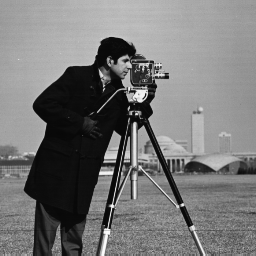
#> input picture input-data/cameraman.tif, 256 x 256 px
$ jupyter execute entropy-calculation.ipynb
#> lines starting #> are read from the running program, lines starting #| are printed output that depends on the picture
# Calculation of the entropy for sources with and without memory
## Introduction
This tutorial will get you familiar with the calculation of the entropy associated with a given source. We start by recalling some definitions and fundamental results from the [Shannon's information theory](http://people.math.harvard.edu/~ctm/home/text/others/shannon/entropy/entropy.pdf). We will then move to consider some practical examples, focusing on sources generating grey scale natural images (given that the whole training is about image and video).

## Preliminary remarks
Consider a discrete source of information $S$ which emits symbols $a_i$ from an *alphabet* $A$ and according to a Probability Mass Function (PMF) $p_S$:
$$
\large
S = \{A, p_S\},
$$

where, $A$ is the set of symbols $\{a_0, a_1,\ldots,a_N\}$ and $p_S: A \rightarrow [0, 1]$. In other words, the source $S$ emits symbols from $A$ and the $i$-th symbol $a_i$ has a probability of being emitted $p_S(a_i) = p_i$. The number of symbols emitted by a source characterises its arity: sources emitting two symbols are *binary*, three symbols *ternary*, $n$ symbols *n-ary* and so on. For each symbol $a_i\in A$, its **information content** ($I(a_i)$) is defined as:
$$
\large
I(a_i) = \log_2\left(\frac{1}{p_S(s_i)}\right),\quad[bits]
$$

This information content can be thought as the minimum amount of bits required to encode $a_i$. Note that symbols less likely to appear will require more bits and viceversa. From the information content, the entropy of source $S$ is defined as the *expected* information content:
$$
\large
H(S) = E[I(a_i)] = \sum_{i=0}^N -p_S(a_i)\cdot\log_2(p_S(a_i))\quad[bits/symbol]
$$

The entropy measures the *average* number of bits needed to code the symbols emitted by $S$. The Shannon's noiseless source coding theorem, tells you that such an *average* number of bits is also the *lowest* possibly achievable by any coding scheme one can come up with. Another consideration that follows from the definition of entropy is the fact that source whose PMF is uniform will lead to an entropy equal to $\log_2(|A|)$, where $|\cdot|$ denotes the set's cardinality.

The source $S$ considered so far is said to be memoryless since each symbol is emitted irrespective to the symbols emitted earlier. Conversely, sources emitting symbols based on their previous output are said to be *with memory*. Images can be considered as instances emitted by a source with memory. In fact, the intensity value of adjacent pixels is likely to be correlated and indeed simple models (e.g. first order Auto-Regressive (AR(1)) stochastic processes) are often used to study the performance limit of some coding tools such as frequency transforms (e.g. by computing the transform gain). If a source has memory, then the amount of information needed to transmit a given symbol can be reduced based on the symbols already transmitted. Recalling again the example of images, knowing the value of pixels located at even positions (in raster scan order) can help to infer the value of the adjacent pixels located at the odd positions: this is the fundamental principle behind *predictive coding*. For sources with memory, one can compute the entropy associated with the transmission of symbols in light of what has been done in the past. To accomplish this task we will use the concept of *conditional entropy*. Consider two sources of information $X$ and $Y$ with conditional probability mass function $p_{Y|X}$, the conditional entropy $H(Y|X)$ can be computed as:
$$
\large
H(Y|X) = -\sum_{i,j}p(x_i,y_j)\cdot log_2(p_{Y|X}(y_i|x_j))\quad[bits/symbol],
$$
where $p(x_i, y_i)$ denotes the *joint* probability. We now have all ingredients ready to write some toy examples and put *the theory in practice*.

## Example 1: Calculation of the entropy of a memoryless source
As mentioned at the beginning of this tutorial, we will consider a particular source of information that generates grey scale natural images whereas each pixel is represented with 8 bits per pixel \[bpp\]. In particular, we will compute the entropy of such a source assuming that among the many images generated, the well-known [*cameraman.tif*](https://homepages.cae.wisc.edu/~ece533/images/cameraman.tif) sample is one example. This will allow us to estimate the source's PMF which is the key ingredient to compute the Shannon's entropy. We start by loading the required Python packages (i.e. `cv2` and `numpy`) and then read the image in memory.

[cell 1]
import cv2
import numpy as np
image = cv2.imread('../input-data/cameraman.tif', cv2.IMREAD_UNCHANGED)
#> image is the input picture: shape (256, 256); min 7, max 253, mean 118.7

We can visualise the image by using the function `imshow` from the the `matplotlib` package.

[cell 2]
import matplotlib.pyplot as plt
plt.figure(figsize=(7, 7))
plt.imshow(image, cmap='gray')
plt.axis('off')
plt.title(f"Cameraman grey scale image with size {image.shape[0]}x{image.shape[1]}");

As mentioned above, we'll now estimate the source's PMF by computing the normalised frequency of each one of the 256 grey levels from the image's pixels. To do so we will use the `histogram` function from `numpy` which returns the normalised frequency of each one of the 256 gray levels over all images pixels. More information about this function is available [here](https://docs.scipy.org/doc/numpy/reference/generated/numpy.histogram.html)

[cell 3]
p, bins = np.histogram(image, 256, [0, 255], density=True)
#> p = 256 values, max 0.0258 at index 14, min 0 at index 0, mean 0.00392; bins = 257 values from 0 to 255
plt.bar(range(len(p)), p)
plt.xlabel('Gray level value', fontsize=16)
plt.ylabel('Normalised frequency', fontsize=16)
plt.grid()
plt.title('Normalised histogram for the cameraman.tif image', fontsize=16);
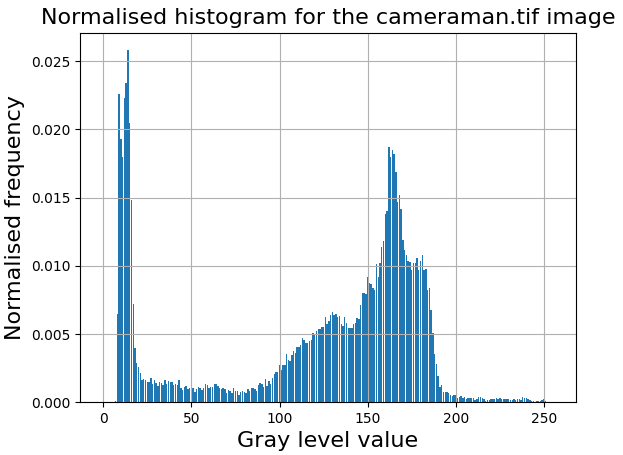
#> figure drawn by matplotlib, 1 panel; tallest bar 0.0258 high, from x = 13.6 to 14.4

We note from the code cell above that the function `histogram` from `numpy` has the parameter `density` set to true. This will tell the function to return the normalised histogram. If not set, it will return the absolute histogram instead. We also note from the graph obtained above that the histogram is *bi-modal*, i.e. it has two peaks: these are associated with the man's black coat and the grey background. This result should also immediately suggest that the Shannon's entropy won't equate to 8 bits per pixels as the image pixels are currently represented. In other words, we can surely find a code which will require less than 8 bpp to represent this image. The question is now how many bits do we then need? The answer will be given by the computation of the entropy.

[cell 4]
index_valid = np.where(p != 0)
H = -np.sum(np.multiply(p[index_valid], np.log2(p[index_valid])))
#> H = 7.03
print(f"Estimated entropy for souce generating gray scale images: {H:.2f} bits per pixel [bpp]")
#| Estimated entropy for souce generating gray scale images: 7.03 bits per pixel [bpp]

We first note that the value of the entropy confirms our observation above, i.e. that more bits can be squeezed to represent the image pixels given the bi-modal nature of the PMF estimated. Please also note the emphasis on the word *estimated*: we are estimating the PMF of our source from one instance (i.e. the *cameraman.tif* image), which we've assumed to be a fairly accurate representative of the data generated. In practice, a more accurate estimate of the PMF would be obtained, had more images been available.

In terms of the code used to compute the entropy, it is worth noting the use of `where` from `numpy` which returns an array with elements from $p$ where the boolean condition is `true`. Such check is required to purge from $p$ all those gray levels associated with zero frequency, since for them the logarithm operation is undefined.

## Example 2: Calculation of the entropy for a source with memory
We now want to go a step further and ask ourselves whether we can reduce more the number of bits required to represent image pixels by considering some sort of data correlation. We remember that if two sources $X$ and $Y$ are correlated, we can reduce the number of bits required to transmit (say) $Y$ by knowing $X$. More precisely, we can transmit the residual information associated with $Y$ which cannot be inferred from $X$. In this example, we'll consider again our initial source which generates grey scale images such as the *cameraman.tif*. To look for data correlation, let's derive from the original source two additional ones as follows:
 * Source $X$ is the source generating all values of pixels located at even indexes in a raster scan order.
 * Source $Y$ is the source generating all values of pixels located at odd indexes in a raster scan order.

Our original information source is generating grey scale *natural* images so one would expect that the value of pixels lying on even indexes is quite correlated with that of its adjacent odd indexes counterpart. To provide more evidence to such statement, we can plot a scatter diagram of a limited set of values for $X$ and $Y$ extracted from *cameraman.tif*.

[cell 5]
image = image.flatten()
X = image[:image.size-1:2]
Y = image[1:image.size:2]
plt.plot(X[0:1000], Y[0:1000], 'o')
plt.xlabel('Pixel values for source X', fontsize=16)
plt.ylabel('Pixel values for source Y', fontsize=16)
plt.grid()
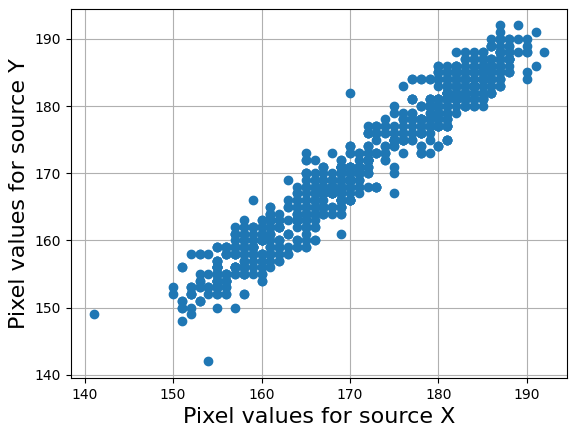
#> figure drawn by matplotlib, 1 panel

As may be noted, pairs of values from $X$ and $Y$ are aligned along a 45 degree straight line. Pairs would have been spread throughout the whole 2D scatter plot, had the image been associated with random noise (i.e. each pixel value is uncorrelated with the others). We notice few outliers in the scatter plot: these are associated with pixels lying at the image edges where a sudden transition of the values is likely to happen.

To measure how much information one needs to transmit for source $Y$ assuming that $X$ is somewhat known, we need to compute the conditional entropy $H(Y|X)$. We remember that the formula is as follows:

$$
\large
H(Y|X) = -\sum_{i,j}p(x_i,y_j)\cdot log_2(p_{Y|X}(y_i|x_j))
$$

From the formula above we note that we need two ingredients: the joint probability mass function $p(X,Y)$ and the conditional one $p(Y|X)$. The joint probability can easily be computed by considering all possible values source $X$ and $Y$ can emit: $[0, 255]$ in our case. Then, for each pair of values $(x_i, y_j)$ we can count how many times source $X$ has emitted value $x_i$ and source $Y$ value $y_j$. Accordingly, we declare a 2D array with size $256\times 256$ and initialise all values to zero. Then we jointly loop through all pixel values associated with $X$ and $Y$ and increment the cell in such a 2D array indexed by the value of the pair $(x_i, y_j)$. The following code cell implements this processing.

[cell 6]
p_joint = np.zeros((256, 256))
for i in range(len(X)):
    p_joint[X[i], Y[i]] += 1
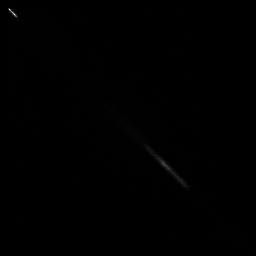
#> p_joint: shape (256, 256) float64; min 0, max 422, mean 0.5; drawn with min black and max white

p_joint = np.divide(p_joint, len(X))

The last statement in the previous code cell normalises the frequency of all pairs so to have an estimate of the joint pdf. To compute the conditional probability, we remember the formula from statistics at Uni:

$$
\large
P(Y|X) = \frac{P(X,Y)}{P(X)}
$$

where $P(X)$ is the marginal probability for source $X$. Given the joint probability $P(X,Y)$, the marginal for $X$ is simply the sum of all $p(x_i,y_j)$ where the value $x_i$ is fixed. We note that this corresponds to add up all elements from $P(X,Y)$ along a given row ($X$ represents the rows in the 2D array of joint probability we just built). Adding elements along a given direction in a 2D array is easily obtained via function `sum` from `numpy`.

[cell 7]
p_marginal = np.sum(p_joint, 1)
#> p_marginal = 256 values, max 0.0263 at index 14, min 0 at index 0, mean 0.00391
p_marginal_ext = np.tile(p_marginal, (256, 1))
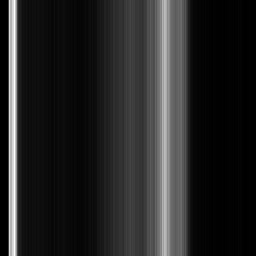
#> p_marginal_ext: shape (256, 256) float64; min 0, max 0.0263, mean 0.00391; drawn with min black and max white

We note from the code above that the `sum` function will return a 1D array with 256 cells. However, from the definition of conditional probability given above, we need to divide each row of $P(X,Y)$ by the corresponding cell in $P(X)$ (i.e. the 1D array). This can be done using a for loop (not very efficient) or by element wise division where the 1D array associated with $P(X)$ is extended to a 2D using the function `tile` from `numpy` which simply extents an array along a given dimension. The conditional probability $P(Y|X)$ can now be computed as shown in the following code cell.

[cell 8]
index_valid = np.where(p_marginal_ext != 0)
#> index_valid = 62976 positions, rows 0 to 255, columns 7 to 252
p_cond = np.zeros((256, 256))
p_cond[index_valid] = np.divide(p_joint[index_valid], p_marginal_ext[index_valid])

We can now compute the conditional entropy, using the formula we recalled in the preliminary remarks section:

[cell 9]
index_valid = np.where(p_cond != 0)
#> index_valid = 7574 positions, rows 7 to 252, columns 7 to 252
H_cond = -np.sum(np.multiply(p_joint[index_valid], np.log2(p_cond[index_valid])))
#> H_cond = 4.07
print(f"Conditional entropy value H(Y|X): {H_cond:.2f} bpp")
#| Conditional entropy value H(Y|X): 4.07 bpp

$ run again, with input-data/baboon.tiff saved as input-data/cameraman.tif
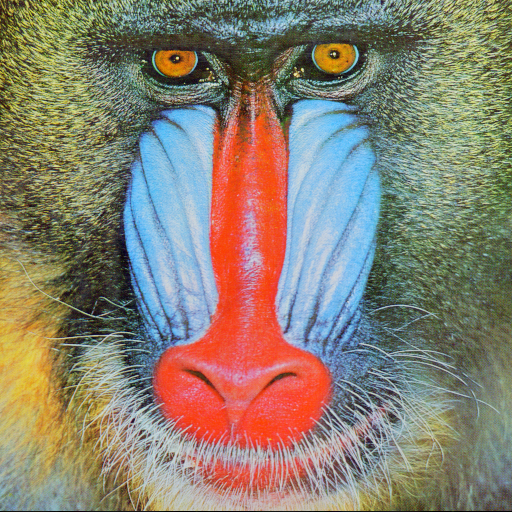
#> input picture input-data/baboon.tiff, 512 x 512 px
#> image is the input picture: shape (512, 512, 3); mean B, G, R 113.1, 128.9, 137.4
#> p = 256 values, max 0.00681 at index 88, min 3.96e-05 at index 255, mean 0.00392; bins = 257 values from 0 to 255
#> H = 7.79
#| Estimated entropy for souce generating gray scale images: 7.79 bits per pixel [bpp]
#> after the loop `for i in range(len(X)):`:
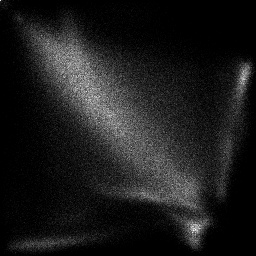
#> p_joint: shape (256, 256) float64; min 0, max 54, mean 6; drawn with min black and max white
#> p_marginal = 256 values, max 0.00685 at index 88, min 3.31e-05 at index 255, mean 0.00391
#> `p_marginal_ext = np.tile(p_marginal, (256, 1))`:
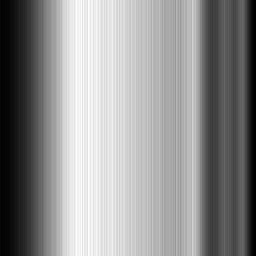
#> p_marginal_ext: shape (256, 256) float64; min 3.31e-05, max 0.00685, mean 0.00391; drawn with min black and max white
#> `index_valid = np.where(p_marginal_ext != 0)`: index_valid = 65536 positions, rows 0 to 255, columns 0 to 255
#> `index_valid = np.where(p_cond != 0)`: index_valid = 45134 positions, rows 0 to 255, columns 0 to 255
#> H_cond = 7.15
#| Conditional entropy value H(Y|X): 7.15 bpp

$ run again, with input-data/barbara.png saved as input-data/cameraman.tif
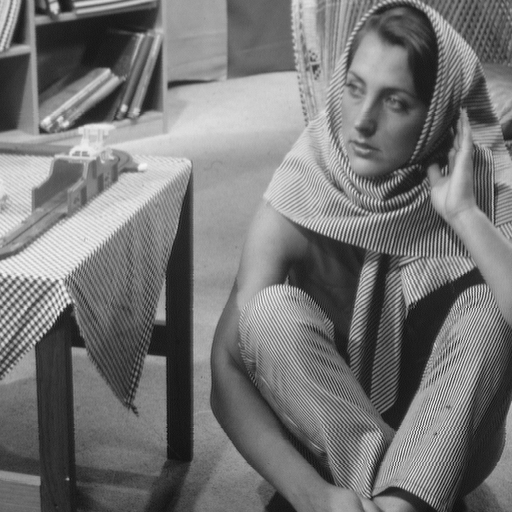
#> input picture input-data/barbara.png, 512 x 512 px
#> image is the input picture: shape (512, 512); min 12, max 246, mean 117.4
#> p = 256 values, max 0.00849 at index 159, min 0 at index 0, mean 0.00392; bins = 257 values from 0 to 255
#> H = 7.66
#| Estimated entropy for souce generating gray scale images: 7.66 bits per pixel [bpp]
#> `p_joint = np.divide(p_joint, len(X))`:
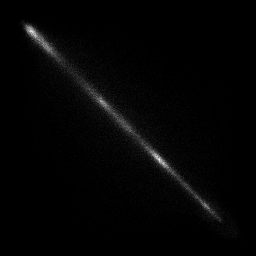
#> p_joint: shape (256, 256) float64; min 0, max 0.000938, mean 1.53e-05; drawn with min black and max white
#> p_marginal = 256 values, max 0.00809 at index 159, min 0 at index 0, mean 0.00391
#> `p_marginal_ext = np.tile(p_marginal, (256, 1))`:
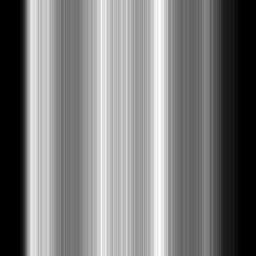
#> p_marginal_ext: shape (256, 256) float64; min 0, max 0.00809, mean 0.00391; drawn with min black and max white
#> `index_valid = np.where(p_marginal_ext != 0)`: index_valid = 59648 positions, rows 0 to 255, columns 12 to 246
#> `index_valid = np.where(p_cond != 0)`: index_valid = 22956 positions, rows 12 to 246, columns 15 to 245
#> H_cond = 5.69
#| Conditional entropy value H(Y|X): 5.69 bpp

$ run again, with input-data/peppers.tiff saved as input-data/cameraman.tif
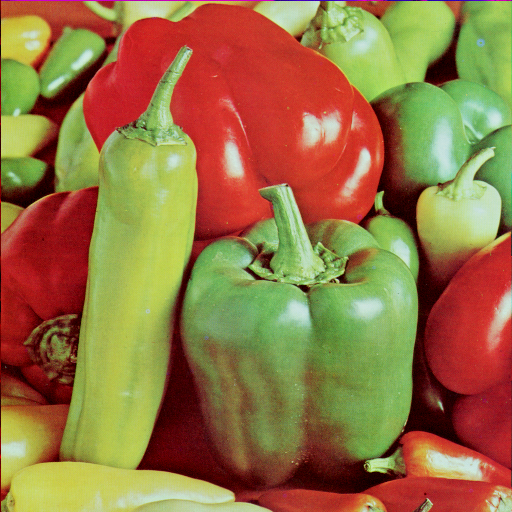
#> input picture input-data/peppers.tiff, 512 x 512 px
#> image is the input picture: shape (512, 512, 3); mean B, G, R 66.5, 115.6, 149.8
#> p = 256 values, max 0.0385 at index 0, min 0 at index 238, mean 0.00392; bins = 257 values from 0 to 255
#> H = 7.69
#| Estimated entropy for souce generating gray scale images: 7.69 bits per pixel [bpp]
#> `[cell 5] image = image.flatten() X = image[:image.size-1:2] Y = image[..`:
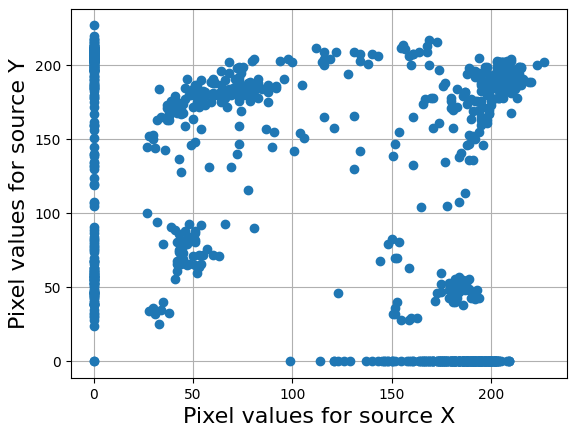
#> figure drawn by matplotlib, 1 panel
#> p_marginal = 256 values, max 0.0382 at index 0, min 0 at index 237, mean 0.00391
#> `p_marginal_ext = np.tile(p_marginal, (256, 1))`:
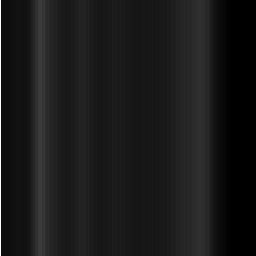
#> p_marginal_ext: shape (256, 256) float64; min 0, max 0.0382, mean 0.00391; drawn with min black and max white
#> `index_valid = np.where(p_marginal_ext != 0)`: index_valid = 60672 positions, rows 0 to 255, columns 0 to 236
#> `index_valid = np.where(p_cond != 0)`: index_valid = 44329 positions, rows 0 to 236, columns 0 to 236
#> H_cond = 6.97
#| Conditional entropy value H(Y|X): 6.97 bpp
